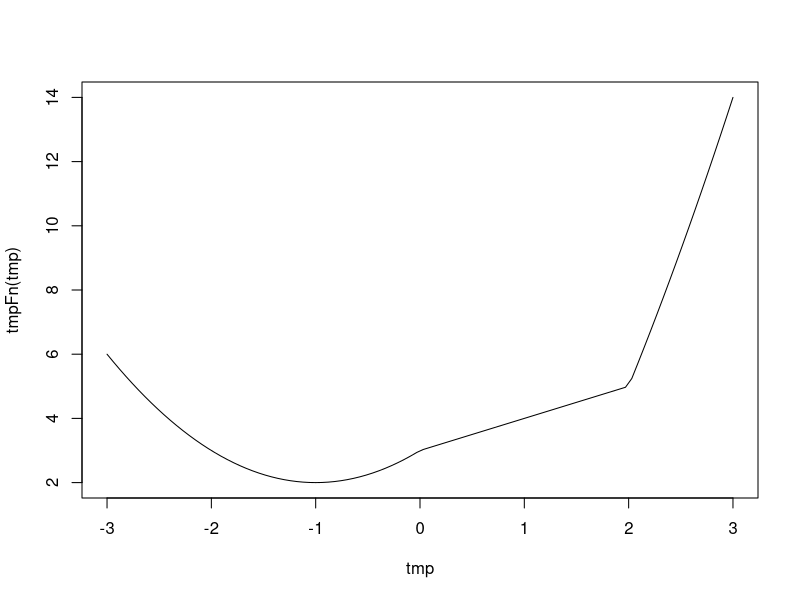

Write R code to recreate this figure. (Note: this script raises an error after producing the figure.)
# Q1.

# a)

tmpFn1 = function(xVec)
{
  xVec^(1:length(xVec))
}
tmpFn2 = function(xVec)
{
  n = length(xVec)
  (xVec^(1:n))/(1:n)
}

# b)

tmpFn3 = function(x, n)
{
  1 + sum((x^(1:n))/(1:n))
}

# Q2.

tmpFn = function(x)
{
  ifelse(x < 0, x^2 + 2*x + 3, ifelse(x < 2, x+3, x^2 + 4*x - 7))
}
tmp = seq(-3, 3, len=100)
plot(tmp, tmpFn(tmp), type="l")

# Q3.

tmpFn <- function(mat)
{
  mat[mat%%2 == 1] = 2 * mat[mat%%2 == 1]
  mat
}

# Q4. 

# a)

tsEwma = function(tsDat, m0=0, delta=0.7)
{
  n = length(tsData)
  mVec = rep(NA, n+1)
  mVec[1] = m0
  for(j in 2:(n+1)){
    mVec[j] = (1-delta)*tsDat[j-1] + delta*mVec[j-1]
  }
  ts(mVec[-1], start - start(tsDat), frequency = frequency((tsDat)))
}

# b)

tsEwma2 = function(tsDat, m0=0, delta=0.7)
{
  tsPars = tsp(tsDat)
  tsDat = c(tsDat)
  n = length(tsDat)
  mVec = rep(NA, n+1)
  mVec[1] = m0
  for(j in 2:(n+1)){
    mVec[j] = (1-delta)*tsDat[j-1] + delta*mVec[j-1]
  }
  ts(mVec[-1], start=tsPars[1], frequency = tsPars[3])
}




# Ran's Reponse to #4

#(b)
tsEwma2 <- function( tsDat, m0=0, delta=0.7)
{
  tsPars <- tsp(tsDat)
  tsDat <- c(tsDat)
  n <- length(tsDat)
  mVec <- rep(NA,n+1)
  mVec[1] <- m0
  for(j in 2:(n+1)){
    mVec[j] <- (1-delta)*tsDat[j-1] + delta*mVec[j-1]
  }
  ts(mVec[-1], start=tsPars[1], frequency=tsPars[3])
}


#for testing, can try like this
tmp <- ts(rnorm(400000), start=c(1960,3), frequency=12)
system.time(tsEwma2(tmp))
system.time(tsEwma(tmp)) 














